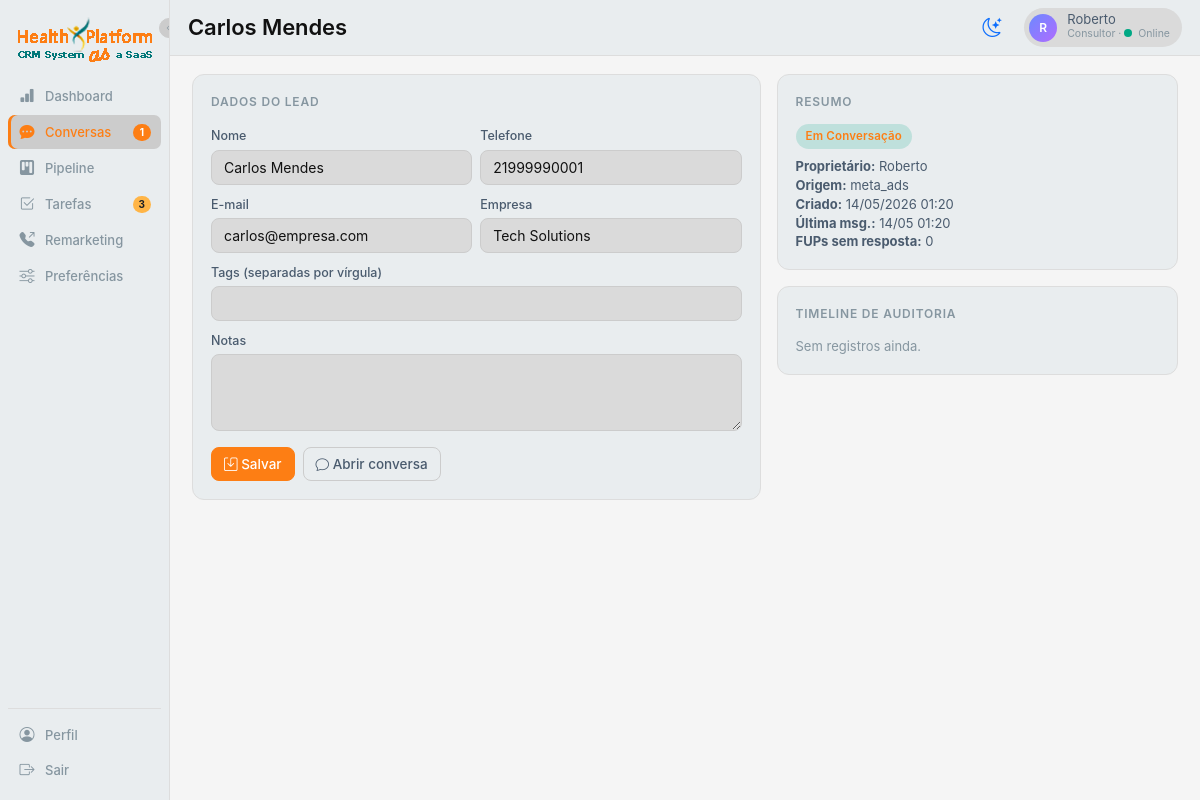
The page /lead/1 (signed in) on the database as committed earlier.
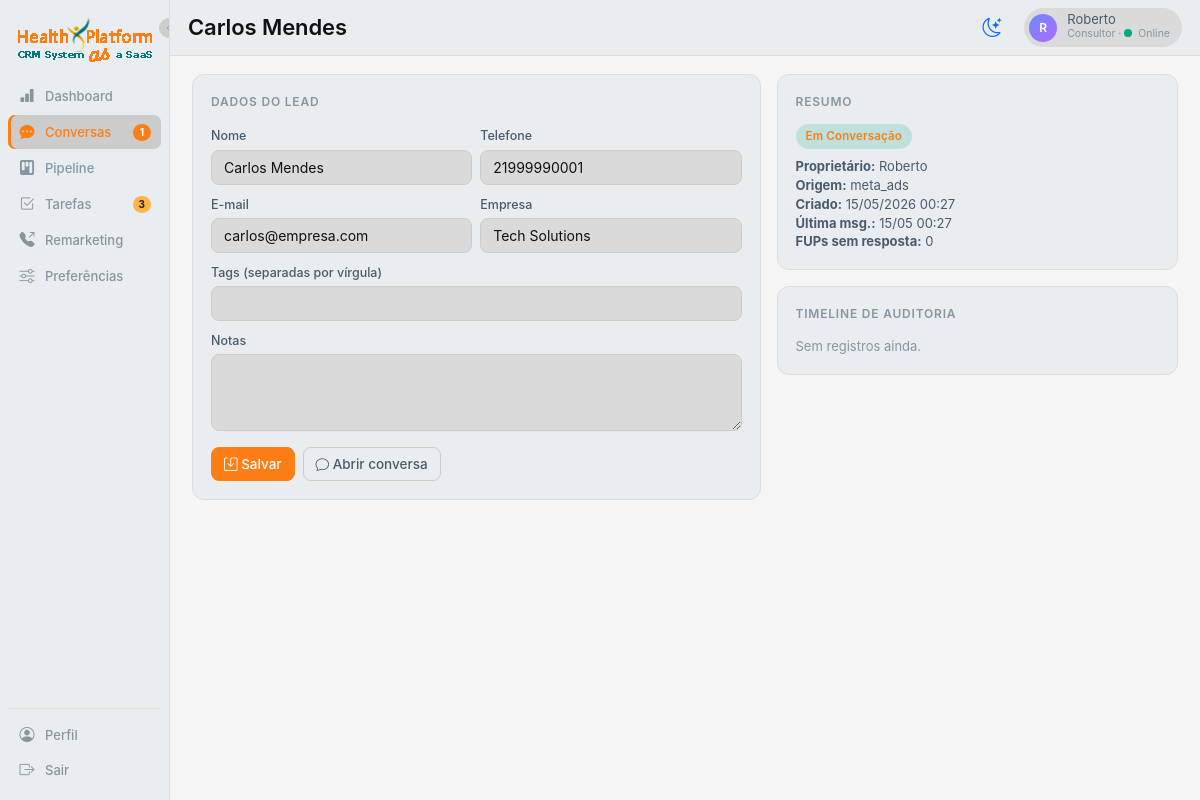
The same page on the database as committed later.
### app.py (models this page shows, shortened)
class Lead(db.Model):
    __tablename__ = 'leads'
    id = db.Column(db.Integer, primary_key=True)
    name = db.Column(db.String(120), nullable=False)
    phone = db.Column(db.String(40))
    email = db.Column(db.String(120))
    company = db.Column(db.String(120))
    source = db.Column(db.String(60), default='manual')  # origem (OCULTA para consultor se não foi ele que cadastrou)
    source_visible_to_consultor = db.Column(db.Boolean, default=False)  # true só se consultor criou
    stage = db.Column(db.String(40), default='mensagem_enviada')
    owner_id = db.Column(db.Integer, db.ForeignKey('users.id'))
    tags = db.Column(db.String(255), default='')
    notes = db.Column(db.Text, default='')
    created_at = db.Column(db.DateTime, default=datetime.utcnow)
    last_message_at = db.Column(db.DateTime)
    last_inbound_at = db.Column(db.DateTime)
    last_outbound_at = db.Column(db.DateTime)
    sent_without_response = db.Column(db.Integer, default=0)
    tem_cnpj = db.Column(db.Boolean)  # True = PME, False = PF
    categoria = db.Column(db.String(20))  # PF | PME | ADESAO (derivado de tem_cnpj quando aplicável)
    vidas = db.Column(db.Integer)  # quantas vidas (pode vir nulo da origem)
    preferencia_contato = db.Column(db.String(20), default='whatsapp')  # whatsapp | email | telefone
    budget = db.Column(db.Float, default=0.0)
    moved_to_remarketing_at = db.Column(db.DateTime)
    fups_sent_today = db.Column(db.Integer, default=0)
    fups_last_date = db.Column(db.Date)
    stage_entered_at = db.Column(db.DateTime, default=datetime.utcnow)
    owner = db.relationship('User', backref='leads')
    @property
    def stage_label(self):
        return STAGE_LABELS.get(self.stage, self.stage)

### app.py (the view)
@app.route('/lead/<int:lead_id>')
@login_required
def lead_detail(lead_id):
    u = current_user()
    lead = Lead.query.get_or_404(lead_id)
    if not can_see_lead(u, lead):
        abort(403)
    timeline = AuditLog.query.filter_by(lead_id=lead.id).order_by(desc(AuditLog.created_at)).all()
    return render_template('lead_detail.html', lead=lead, timeline=timeline)

### app.py (called while the page is built)
def current_user():
    uid = session.get('user_id')
    if not uid:
        return None
    return db.session.get(User, uid)

def login_required(f):
    @wraps(f)
    def wrap(*args, **kwargs):
        if not session.get('user_id'):
            return redirect(url_for('login'))
        return f(*args, **kwargs)
    return wrap

def visible_user_ids(user):
    if not user:
        return set()
    if user.role == 'master':
        return {u.id for u in User.query.all()}
    if user.role == 'coordenador':
        ids = {u.id for u in descendants_of(user)}
        ids.add(user.id)
        return ids
    if user.role in ('lider', 'admin'):
        return set()  # não acessam conversas
    return {user.id}  # consultor

def can_see_lead(user, lead):
    if not user or not lead:
        return False
    if user.role == 'master':
        return True
    if user.role in ('lider', 'admin'):
        return False
    return lead.owner_id in visible_user_ids(user)

### templates/lead_detail.html (shortened to what this page needs)
{% extends 'base.html' %}
{% set active_nav = 'conversas' %}
{% block page_title %}{{ lead.name }}{% endblock %}
{% block content %}
<div class="row g-3">
  <div class="col-lg-7">
    <div class="card-x">
      <div class="card-title">Dados do lead</div>
      <form method="POST" action="{{ url_for('lead_update', lead_id=lead.id) }}">
        <div class="row g-2">
          <div class="col-md-6"><label class="form-label">Nome</label><input class="form-control" name="name" value="{{ lead.name }}"></div>
          <div class="col-md-6"><label class="form-label">Telefone</label><input class="form-control" name="phone" value="{{ lead.phone or '' }}"></div>
          <div class="col-md-6"><label class="form-label">E-mail</label><input class="form-control" name="email" value="{{ lead.email or '' }}"></div>
          <div class="col-md-6"><label class="form-label">Empresa</label><input class="form-control" name="company" value="{{ lead.company or '' }}"></div>
          <div class="col-12"><label class="form-label">Tags (separadas por vírgula)</label><input class="form-control" name="tags" value="{{ lead.tags or '' }}"></div>
          <div class="col-12"><label class="form-label">Notas</label><textarea class="form-control" name="notes" rows="3">{{ lead.notes or '' }}</textarea></div>
        </div>
        <div class="mt-3 d-flex gap-2">
          <button class="btn btn-brand"><i class="bi bi-save"></i> Salvar</button>
          <a href="{{ url_for('conversas', lead=lead.id) }}" class="btn btn-ghost"><i class="bi bi-chat"></i> Abrir conversa</a>
        </div>
      </form>
    </div>
  </div>
  <div class="col-lg-5">
    <div class="card-x">
      <div class="card-title">Resumo</div>
      <div class="mb-2">
        <span class="stage-pill stage-{{ lead.stage }}">{{ lead.stage_label }}</span>
      </div>
      <div class="fs-13 text-soft">
        <div><b>Proprietário:</b> {{ lead.owner.name if lead.owner else '—' }}</div>
        <div><b>Origem:</b> {{ lead.source }}</div>
        <div><b>Criado:</b> {{ lead.created_at.strftime('%d/%m/%Y %H:%M') }}</div>
        <div><b>Última msg.:</b> {% if lead.last_message_at %}{{ lead.last_message_at.strftime('%d/%m %H:%M') }}{% else %}—{% endif %}</div>
        <div><b>FUPs sem resposta:</b> {{ lead.sent_without_response or 0 }}</div>
      </div>
    </div>
    <div class="card-x mt-3">
      <div class="card-title">Timeline de auditoria</div>
      <ul class="timeline" style="max-height:400px;overflow:auto;">
        {% for log in timeline %}
        <li class="timeline-item">
          <div class="ti-dot"></div>
          <div class="ti-body">
            <div class="ti-action">{{ log.action }}</div>
            {% if log.detail %}<div class="ti-detail">{{ log.detail }}</div>{% endif %}
            <div class="ti-time">
              {{ log.created_at.strftime('%d/%m/%Y %H:%M') }}
              {% if log.user %} • {{ log.user.name }}{% else %} • Sistema{% endif %}
            </div>
          </div>
        </li>
        {% else %}
        <li class="text-mute fs-13">Sem registros ainda.</li>
        {% endfor %}
      </ul>
    </div>
  </div>
</div>
{% endblock %}

Rows that differ between the two databases and show on the page:
changed Lead "Carlos Mendes": created_at "14/05/2026 01:20" → "15/05/2026 00:27"; last_message_at "14/05 01:20" → "15/05 00:27"
